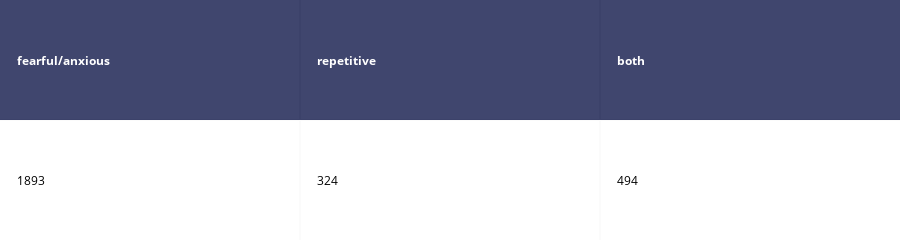

Notebook cell for this chart:
### Markdown cell above
### 4.1 Tables and calculations

### Code cell
# Create a contingency table.
contingency = pd.crosstab(df['fearful/anxious behavior'], df['repetitive behavior'])
c_df = pd.DataFrame({'fearful/anxious': contingency[0][1],
                     'repetitive': contingency[1][0],
                     'both': contingency[1][1]}, index=[0])
#display(c_df)
table = ff.create_table(c_df)
py.iplot(table, filename='jupyter-styled-table')

### Figure 1 — Plotly figure (JSON) as saved in the notebook; plotly's stock layout.template omitted (floating-point values rounded to 4 significant figures)
{"data": [{"colorscale": [[0, "#00083e"], [0.5, "#ededee"], [1, "#ffffff"]], "hoverinfo": "none", "opacity": 0.75, "showscale": false, "type": "heatmap", "z": [[0, 0, 0], [0.5, 0.5, 0.5]]}], "layout": {"annotations": [{"align": "left", "font": {"color": "#ffffff"}, "showarrow": false, "text": "<b>fearful/anxious</b>", "x": -0.45, "xanchor": "left", "xref": "x1", "y": 0, "yref": "y1"}, {"align": "left", "font": {"color": "#ffffff"}, "showarrow": false, "text": "<b>repetitive</b>", "x": 0.55, "xanchor": "left", "xref": "x1", "y": 0, "yref": "y1"}, {"align": "left", "font": {"color": "#ffffff"}, "showarrow": false, "text": "<b>both</b>", "x": 1.55, "xanchor": "left", "xref": "x1", "y": 0, "yref": "y1"}, {"align": "left", "font": {"color": "#000000"}, "showarrow": false, "text": "1893", "x": -0.45, "xanchor": "left", "xref": "x1", "y": 1, "yref": "y1"}, {"align": "left", "font": {"color": "#000000"}, "showarrow": false, "text": "324", "x": 0.55, "xanchor": "left", "xref": "x1", "y": 1, "yref": "y1"}, {"align": "left", "font": {"color": "#000000"}, "showarrow": false, "text": "494", "x": 1.55, "xanchor": "left", "xref": "x1", "y": 1, "yref": "y1"}], "height": 110, "margin": {"b": 0, "l": 0, "r": 0, "t": 0}, "xaxis": {"dtick": 1, "gridwidth": 2, "showticklabels": false, "tick0": -0.5, "ticks": "", "zeroline": false}, "yaxis": {"autorange": "reversed", "dtick": 1, "gridwidth": 2, "showticklabels": false, "tick0": 0.5, "ticks": "", "zeroline": false}}}
